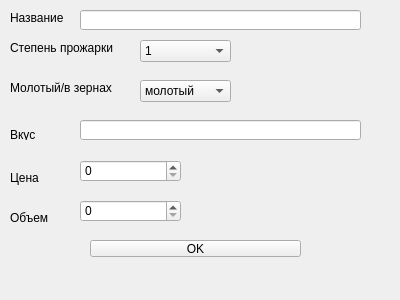
<?xml version="1.0" encoding="UTF-8"?>
<ui version="4.0">
 <class>Form</class>
 <widget class="QWidget" name="Form">
  <property name="geometry">
   <rect>
    <x>0</x>
    <y>0</y>
    <width>400</width>
    <height>300</height>
   </rect>
  </property>
  <property name="windowTitle">
   <string>Form</string>
  </property>
  <widget class="QLabel" name="label">
   <property name="geometry">
    <rect>
     <x>10</x>
     <y>10</y>
     <width>91</width>
     <height>16</height>
    </rect>
   </property>
   <property name="text">
    <string>Название</string>
   </property>
  </widget>
  <widget class="QLabel" name="label_2">
   <property name="geometry">
    <rect>
     <x>10</x>
     <y>40</y>
     <width>111</width>
     <height>16</height>
    </rect>
   </property>
   <property name="text">
    <string>Степень прожарки</string>
   </property>
  </widget>
  <widget class="QLabel" name="label_3">
   <property name="geometry">
    <rect>
     <x>10</x>
     <y>80</y>
     <width>111</width>
     <height>16</height>
    </rect>
   </property>
   <property name="text">
    <string>Молотый/в зернах</string>
   </property>
  </widget>
  <widget class="QLabel" name="label_4">
   <property name="geometry">
    <rect>
     <x>10</x>
     <y>130</y>
     <width>35</width>
     <height>10</height>
    </rect>
   </property>
   <property name="text">
    <string>Вкус</string>
   </property>
  </widget>
  <widget class="QLabel" name="label_5">
   <property name="geometry">
    <rect>
     <x>10</x>
     <y>170</y>
     <width>61</width>
     <height>16</height>
    </rect>
   </property>
   <property name="text">
    <string>Цена</string>
   </property>
  </widget>
  <widget class="QLabel" name="label_6">
   <property name="geometry">
    <rect>
     <x>10</x>
     <y>210</y>
     <width>61</width>
     <height>16</height>
    </rect>
   </property>
   <property name="text">
    <string>Объем</string>
   </property>
  </widget>
  <widget class="QLineEdit" name="lineEdit">
   <property name="geometry">
    <rect>
     <x>80</x>
     <y>10</y>
     <width>281</width>
     <height>20</height>
    </rect>
   </property>
  </widget>
  <widget class="QComboBox" name="comboBox">
   <property name="geometry">
    <rect>
     <x>140</x>
     <y>40</y>
     <width>91</width>
     <height>22</height>
    </rect>
   </property>
   <item>
    <property name="text">
     <string>1</string>
    </property>
   </item>
   <item>
    <property name="text">
     <string>2</string>
    </property>
   </item>
   <item>
    <property name="text">
     <string>3</string>
    </property>
   </item>
   <item>
    <property name="text">
     <string>4</string>
    </property>
   </item>
  </widget>
  <widget class="QComboBox" name="comboBox_2">
   <property name="geometry">
    <rect>
     <x>140</x>
     <y>80</y>
     <width>91</width>
     <height>22</height>
    </rect>
   </property>
   <item>
    <property name="text">
     <string>молотый</string>
    </property>
   </item>
   <item>
    <property name="text">
     <string>в зернах</string>
    </property>
   </item>
  </widget>
  <widget class="QLineEdit" name="lineEdit_2">
   <property name="geometry">
    <rect>
     <x>80</x>
     <y>120</y>
     <width>281</width>
     <height>20</height>
    </rect>
   </property>
  </widget>
  <widget class="QSpinBox" name="spinBox">
   <property name="geometry">
    <rect>
     <x>80</x>
     <y>160</y>
     <width>101</width>
     <height>22</height>
    </rect>
   </property>
   <property name="maximum">
    <number>1000000</number>
   </property>
  </widget>
  <widget class="QSpinBox" name="spinBox_2">
   <property name="geometry">
    <rect>
     <x>80</x>
     <y>200</y>
     <width>101</width>
     <height>22</height>
    </rect>
   </property>
   <property name="maximum">
    <number>1000000</number>
   </property>
  </widget>
  <widget class="QPushButton" name="pushButton">
   <property name="geometry">
    <rect>
     <x>90</x>
     <y>240</y>
     <width>211</width>
     <height>17</height>
    </rect>
   </property>
   <property name="text">
    <string>OK</string>
   </property>
  </widget>
 </widget>
 <resources/>
 <connections/>
</ui>
